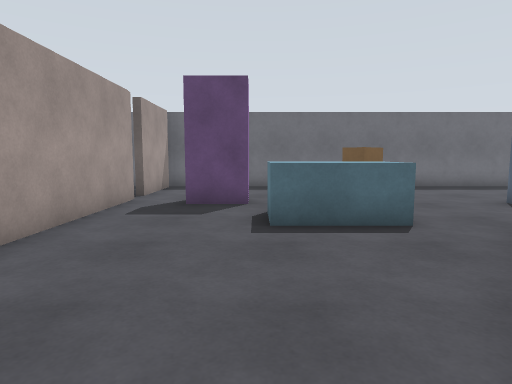
View 1 (above)

24 first-person views from a walk through a robot-simulator world made for Gazebo. The camera is 1.2 m above the floor, tilts 6° down and sees 75° across. The floor is counted in squares, 1 m on a side. Each view is taken from the middle of a square. On the plan, view 1 faces up. The plan holds only what a view shows up to about 13 squares ahead; the rest is blank.

View 2
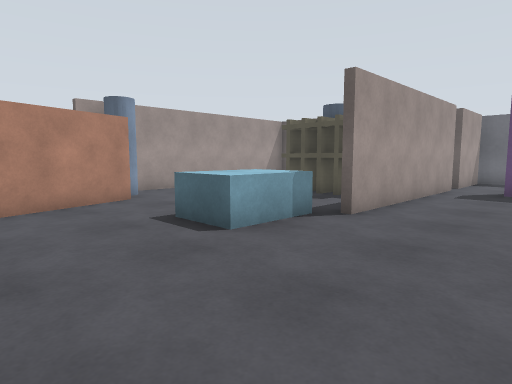

View 3
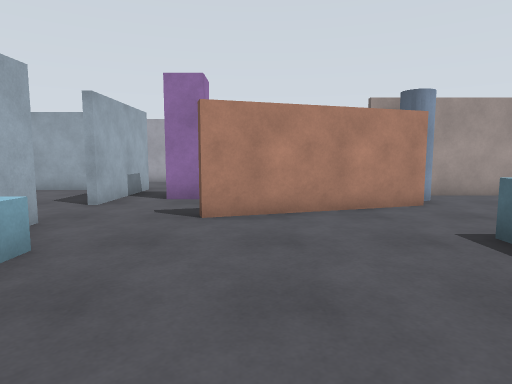

View 4
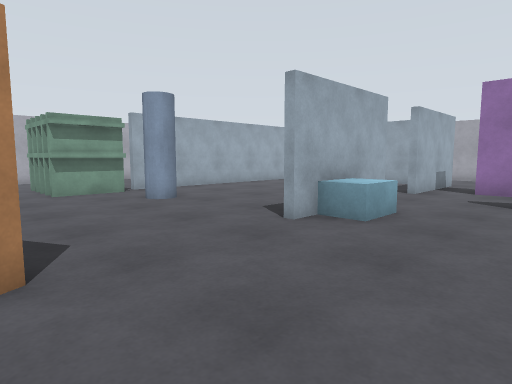

View 5
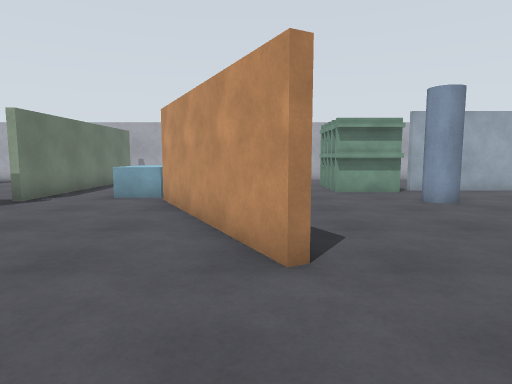

View 6
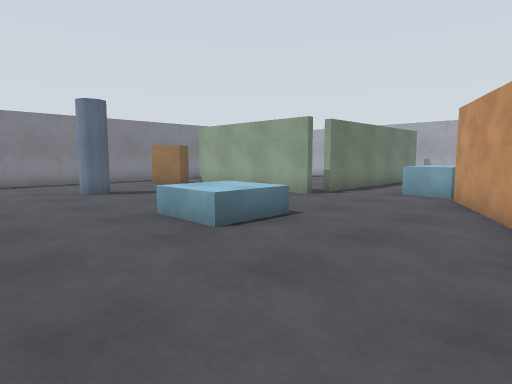

View 7
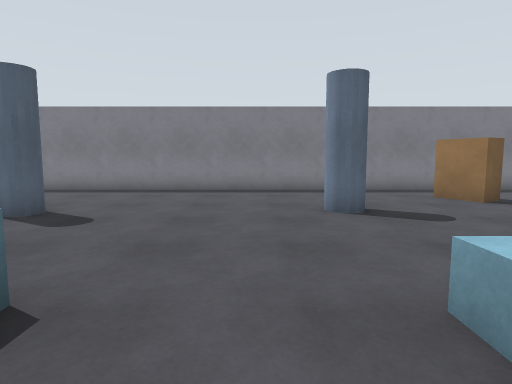

View 8
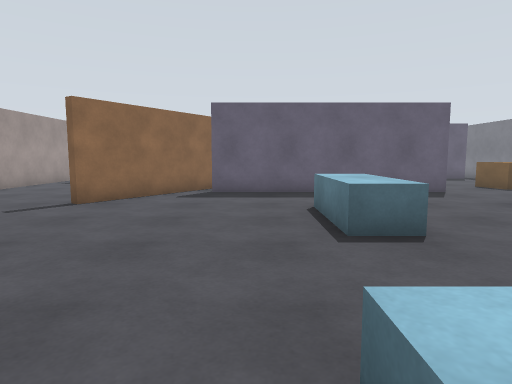

View 9
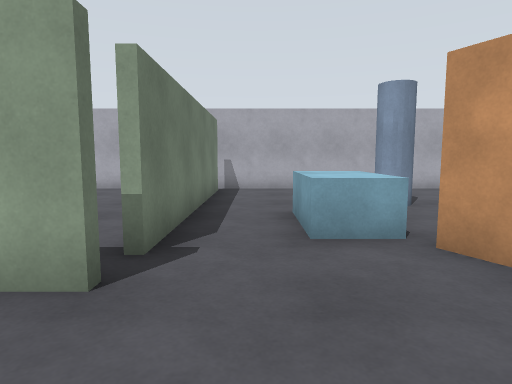

View 10
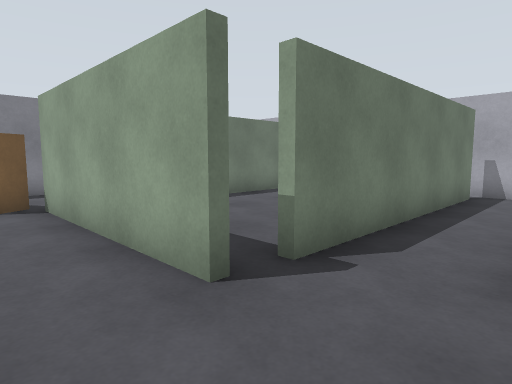

View 11
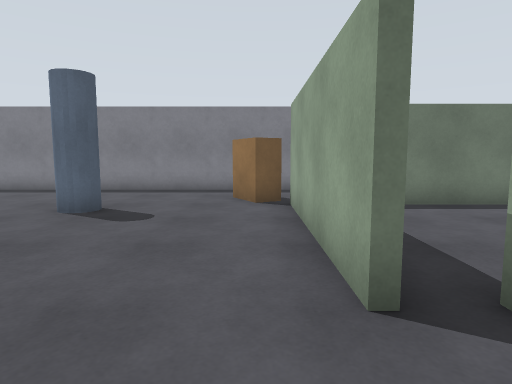

View 12
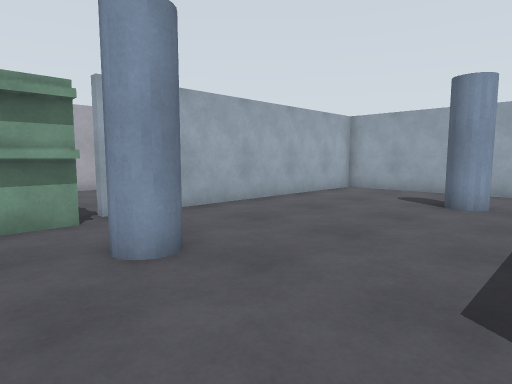

View 13
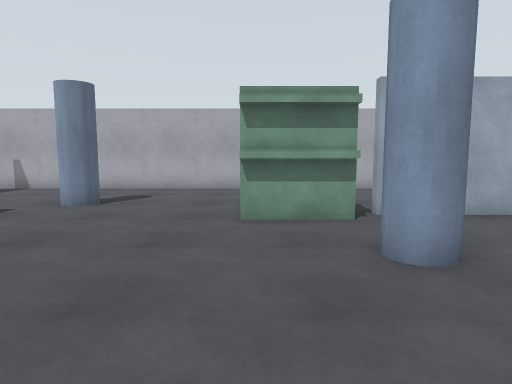

View 14
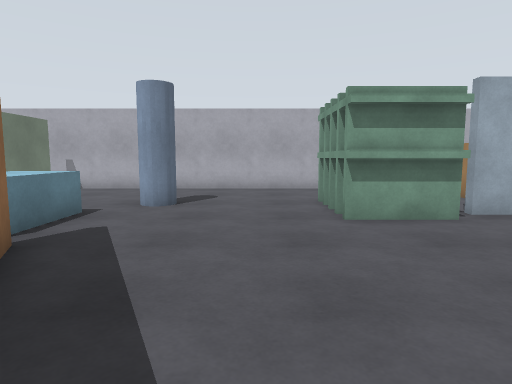

View 15
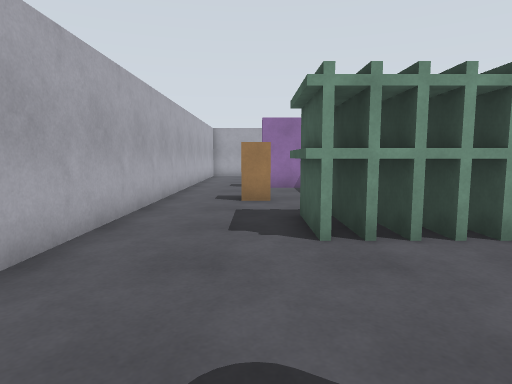

View 16
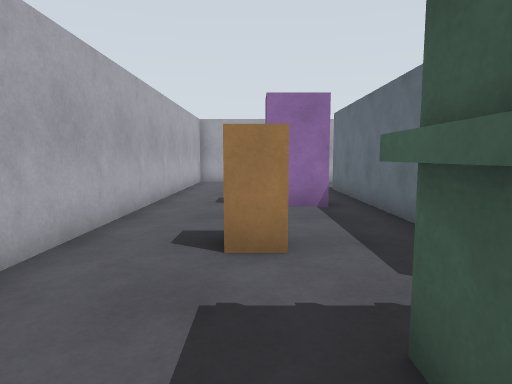

View 17
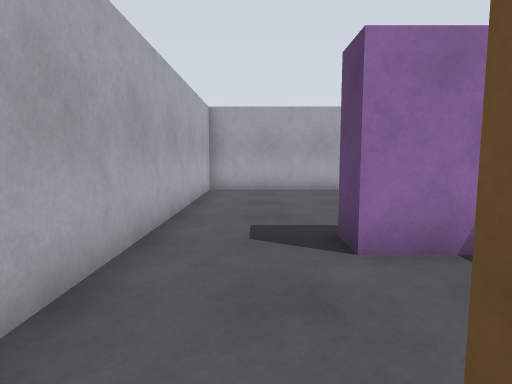

View 18
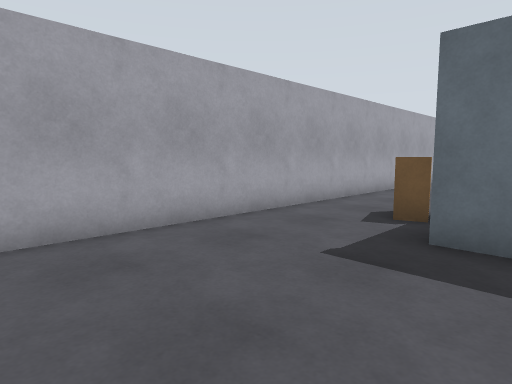

View 19
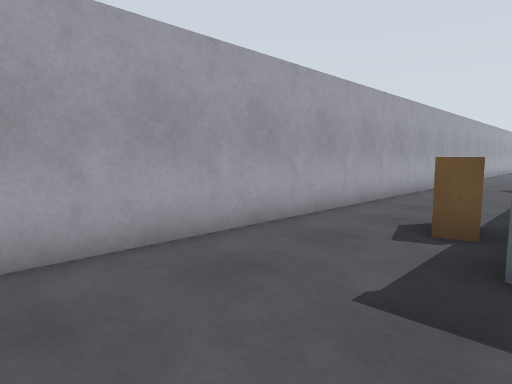

View 20
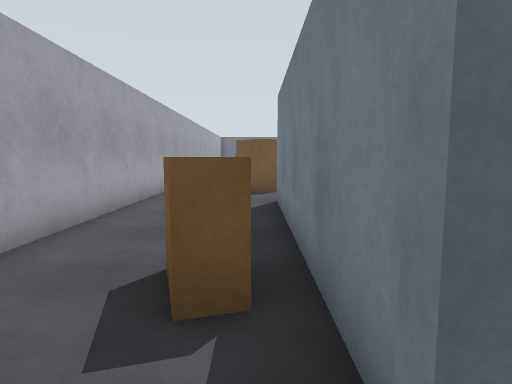

View 21
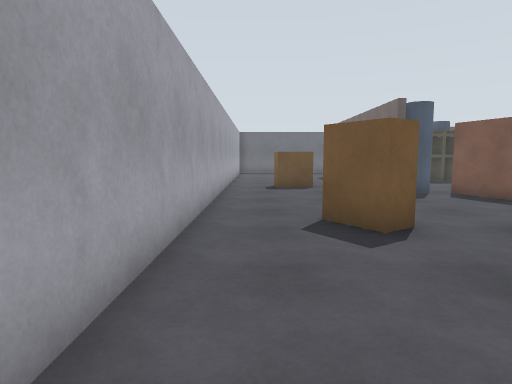

View 22
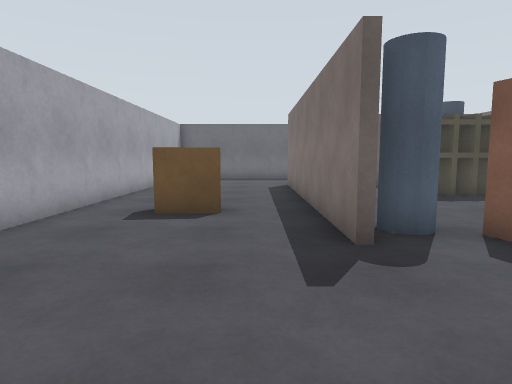

View 23
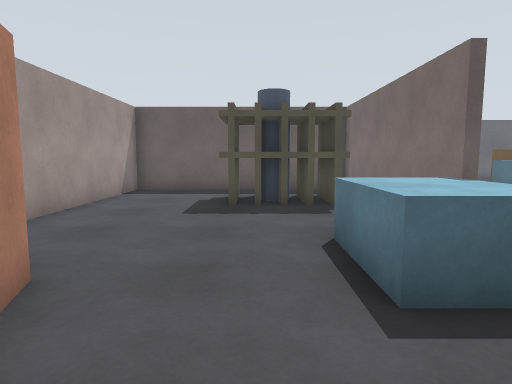

View 24
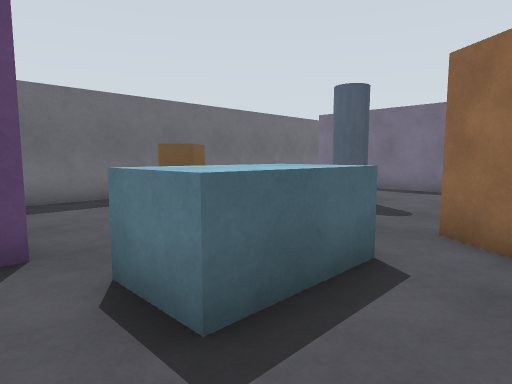

### Floor plan
Points are (right, up) in squares from view 1. A wall is a line through its corners. A room is listed if a view was taken in it or the views show most of it. See-through windows are left out.
Room 1 (views 1, 2, 3, 4, 5, 6, 7, 8, 9, 10, 11, 12, 13, 14, 15, 16, 17, 18, 19, 20, 21, 22, 23, 24)
walls: (1.6, -7.4) (4.6, -13.3); (-3.5, -8) (-3, -8); (-3.7, 2.2) (-3.7, 9.3) (-11.4, 9.3) (-11.4, 1.6); (-7, -8) (-5.4, -8); (-8.9, -1.8) (-9.5, 0.1); (3.9, 4.5) (4.6, 5.6); (4.3, 4.7) (1.5, 0.4) (1.1, 0.6); (-9.2, 0.2) (-7.5, -5.1) (-7.9, -5.2); (4.3, -13.5) (4, -12.8); (8.4, -11.9) (14.5, -11.9); (-3, -15.3) (-2.4, -15.3); (-11.6, -0.5) (-11.6, 7.9); (-2.4, -17.4) (-2.9, -17.4); (-6.9, -16.1) (-13.4, -16.1) (-13.4, -8) (-9.2, -8); (-3.5, 9.6) (-3.5, 2.2); (-2.4, -18.1) (-3, -18.1); (-13.2, -10.1) (-13.2, -15.4); (12.6, 3.4) (4.5, 3.4); (11.4, 7.4) (11.4, 10.2); (-3.5, 13.1) (-3.5, 10.2); (-12.8, -15.9) (-3.5, -15.9); (8.4, -21.1) (8.4, -13); (7.9, 13.7) (0.6, 13.7); (18.2, -14.4) (18.2, 2.9); (-17.2, 8.2) (-17.2, -21.7) (8.9, -21.7)
ways out: opening at (8, -13) to room 2
objects: brown box (-15, -14) to (-14, -14); brown box (-15, 2) to (-14, 3); brown box (-14, -6) to (-14, -4); purple post (-11, -6); pillar (-11, 0) to (-10, 1); purple box (-10, -19) to (-9, -18); pillar (-10, -11); brown box (-8, 5) to (-5, 7); pillar (-7, 6) to (-6, 7); brown box (-6, -19) to (-5, -19); cyan box (-6, 0) to (-4, 2); cyan box (-5, -8) to (-4, -7); pillar (-3, -13); green box (-2, -18) to (-1, -15); purple box (-2, 9) to (0, 9); cyan box (1, 6) to (3, 7); pillar (3, -18) to (4, -17); brown box (3, 11) to (4, 11); cyan box (5, -16) to (6, -14); cyan box (7, -8) to (8, -7); pillar (7, 8) to (7, 9); cyan box (8, -3) to (8, 0); pillar (13, -7) to (14, -7); pillar (13, 0); brown box (15, -11) to (16, -11); brown box (15, 4) to (16, 6)
Room 2 (no view inside)
walls: (14.4, -19.6) (14.4, -14.8); (12.1, -21.7) (13.1, -21.7)
ways out: opening at (8, -13) to room 1

Positions as (right, up) in squares from view 1, and headings:
1: (0, 0), facing up
2: (0, -4), facing up-left
3: (-1, -4), facing left
4: (2, -4), facing down-left
5: (2, -4), facing down
6: (2, -3), facing down-right
7: (6, -5), facing right
8: (6, -8), facing up
9: (7, -9), facing down
10: (6, -10), facing down-right
11: (6, -11), facing right
12: (-1, -9), facing down-left
13: (-1, -9), facing down
14: (1, -9), facing down
15: (4, -19), facing left
16: (-1, -19), facing left
17: (-5, -20), facing left
18: (-12, -21), facing up-left
19: (-13, -20), facing up-left
20: (-14, -17), facing up
21: (-16, -11), facing up
22: (-13, -5), facing up
23: (-7, -3), facing up
24: (-1, 4), facing up-right
